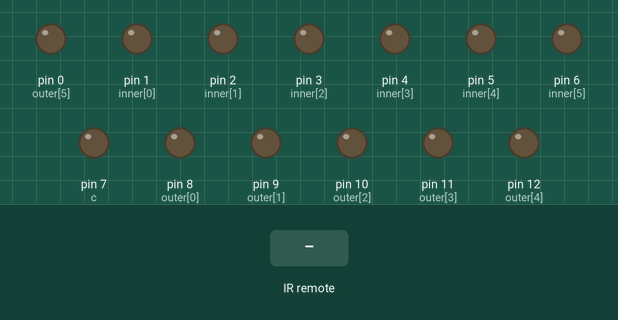
Recording of a sketch running on a simulated Arduino Uno, built with avr-gcc and run on an emulated ATmega328P. Shown: output pins drawn as LEDs (lit = HIGH). Dashed ring = blinking. The inputs (shaded band) are chosen by the test bench.

Above: at 1.2 s.
1.3 s: infrared code 0xFF10EF received
At 1.6 s:
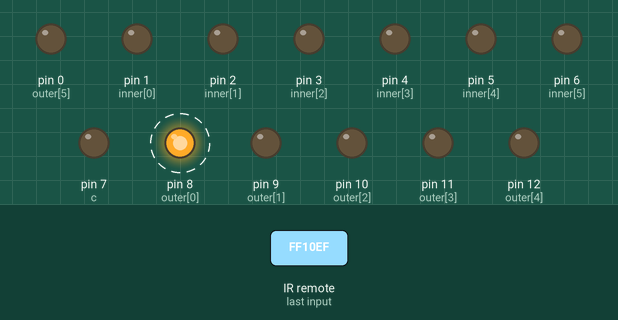
4.3 s: infrared code 0xFF18E7 received
At 4.9 s:
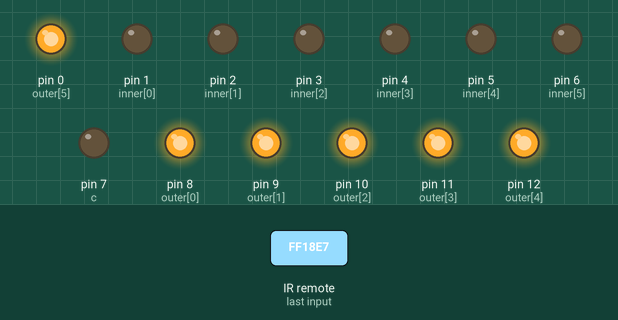
7.3 s: infrared code 0xFF7A85 received
At 7.57 s:
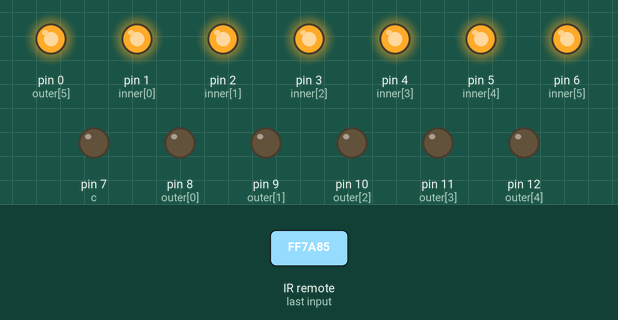
10.3 s: infrared code 0xFF30CF received
At 10.83 s:
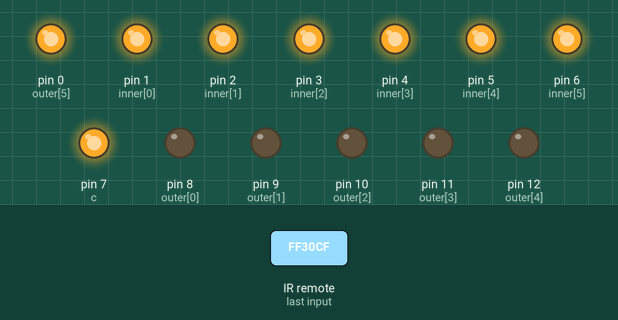
13.3 s: infrared code 0xFF38C7 received
16.3 s: infrared code 0xFF6897 received
Timing chart, 0 to 20.3 s (numbered marks = the images above; inputs shaded):
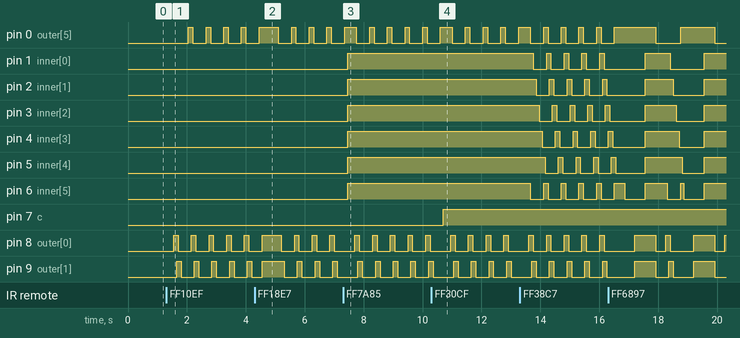

The sketch:

snowflake_v2.ino
```cpp
#include "IRremote.h"
//#define NUM(a) (sizeof(a) / sizeof(*a));
int numLights = 6;
int receiver = 13;
int iRingEffect, oRingEffect, aRingEffect; // <=== Check out the Camel Case !!!!
int inOut;

//Current arrangement: center = 7, inner ring = 1,2,3,4,5,6, outer ring = 8,9,10,11,12,0, IR remote = 13
int c = 7;
int inner[6] = {1, 2, 3, 4, 5, 6};
int outer[6] = {8, 9, 10, 11, 12, 0};

IRrecv irrecv(receiver);
decode_results results;

void setup() {
   pinMode(c, OUTPUT);
   for (int i = 0; i < numLights; i++)
      pinMode(inner[i], OUTPUT);
   for (int i = 0; i < numLights; i++)
      pinMode(outer[i], OUTPUT);

   pinMode(13, INPUT);
   iRingEffect = 0;
   oRingEffect = 0;
   inOut = 0;
   irrecv.enableIRIn();
}


//In out effect will...
void inOutEffect()
{
  digitalWrite(c, HIGH);
  for (int i = 0; i < numLights; i++)
    digitalWrite(inner[i], LOW);
  delay(350);

  for (int i = 0; i < numLights; i++)
     digitalWrite(outer[i], HIGH);
  delay(350);

  for (int i = 0; i < numLights; i++)
     digitalWrite(inner[i], HIGH);
  delay(350);

  for (int i = 0; i < numLights; i++)
     digitalWrite(outer[i], LOW);
  delay(350);
} //End inOutEffect


//oEffect will....
void oEffect()
{
   int len = numLights;

   for (int i = 0; i < numLights; i++)
   {
      digitalWrite(inner[i], HIGH);
      delay(50);
      digitalWrite(inner[(i + len-1) % len], LOW);
      delay(50);
   }
} //End oEffect


//iEffect will...
void iEffect()
{
   int len = numLights;

   for (int i = 0; i < numLights; i++)
   {
      digitalWrite(outer[i], HIGH);
      delay(50);
      digitalWrite(outer[(i + len-1) % len], LOW);
      delay(50);
   }
} //End iEffect


//aEffect will...
void aEffect()
{
   int len = numLights;

   digitalWrite(c, HIGH);
   for (int i = 0; i < numLights; i++)
   {
      digitalWrite(outer[i], HIGH);
      digitalWrite(inner[i], HIGH);
      delay(50);
      digitalWrite(outer[(i + len-1) % len], LOW);
      digitalWrite(inner[(i + len-1) % len], LOW);
      delay(50);
   }
}


//allOff will check each of the pins in the array that it is sent and return true if all are off, false otherwise
boolean allOff(int a[])
{
  boolean off = true;
  int i = 0;

  while (i < numLights && off)
      if (digitalRead(a[i])==HIGH)
          off = false;

  return off;
} //End allOff


//MAIN LOOP
void loop()
{
  if (iRingEffect == 1 && oRingEffect == 1)
  {
    iRingEffect = 0;
    oRingEffect = 0;
    aRingEffect = 1;
  }

  if (iRingEffect == 1)
    iEffect();

  if (oRingEffect == 1)
    oEffect();

  if (inOut == 1)
    inOutEffect();

  if (aRingEffect == 1)
    aEffect();


  if (irrecv.decode(&results))
  {
      if (results.value == 0xFF18E7)  // #2 Inner Ring Static <== what does the user press for code 0xFF18E7????
      {
         if (digitalRead(outer[0])==LOW)
         {
            for (int i = 0; i < numLights; i++)
               digitalWrite(outer[i], HIGH);
         }
         else //digitalRead(outer[0])==HIGH
         {
            for (int i = 0; i < numLights; i++)
               digitalWrite(outer[i], LOW);
            iRingEffect = 0;
         }
         delay(500);
      }
      else if (results.value == 0xFF7A85)  // #3 Outer Ring Static
      {
         if (digitalRead(inner[5])==LOW && digitalRead(inner[1])==LOW)
         {
            for (int i = 0; i < numLights; i++)
               digitalWrite(inner[i], HIGH);
         }
         else if (digitalRead(inner[5])==HIGH && digitalRead(inner[1])==HIGH)
         {
            for (int i = 0; i < numLights; i++)
              digitalWrite(inner[i], LOW);

            oRingEffect = 0;
         }
         delay(250);
       }
      else if (results.value == 0xFF30CF)  // #1 Center Static
      {
         if (digitalRead(c) == LOW)
            digitalWrite(c, HIGH);
         else
            digitalWrite(c, LOW);

         delay(250);
       }
       else if (results.value == 0xFF10EF)  // #4 Inner Ring Dynamic
       {
           if (iRingEffect==0)
              iRingEffect = 1;
           else
           {
              iRingEffect = 0;
              for (int i = 0; i < numLights; i++)
                digitalWrite(outer[i], LOW);
           }
           delay(250);
       }
       else if (results.value == 0xFF38C7)  // #5 Outer Ring Dynamic
       {
          if (oRingEffect == 0)
            oRingEffect = 1;
          else
          {
             for (int i = 0; i < numLights; i++)
             {
             digitalWrite(inner[i], LOW);
             digitalWrite(outer[i], LOW);
             }
          }
          delay(250);
       }
       else if (results.value == 0xFF5AA5)  // #6 All Ring Effect
       {
           if (aRingEffect == 0)
               aRingEffect = 1;
           else
           {
              aRingEffect = 0;

              digitalWrite(c, LOW);
              for (int i = 0; i < numLights; i++)
              {
                digitalWrite(inner[i], LOW);
                digitalWrite(outer[i], LOW);
              }
           }
           delay(250);
        }
        else if (results.value == 0xFF6897)  // #0 InOut Effect
        {
           if (inOut == 0)
               inOut = 1;
           else
           {
              inOut = 0;
              digitalWrite(c, LOW);
              for (int i = 0; i < numLights; i++)
              {
                digitalWrite(inner[i], LOW);
                digitalWrite(outer[i], LOW);
              }
           }
           delay(250);
        }
        else if (results.value==0xFFA25D)
        {
           if (allOff(inner) && allOff(outer))
           {
              digitalWrite(c, LOW);
              for (int i = 0; i < numLights; i++)
              {
                digitalWrite(inner[i], LOW);
                digitalWrite(outer[i], LOW);
              }
              iRingEffect = 0;
              oRingEffect = 0;
              aRingEffect = 0;
              inOut = 0;
              delay(500);
          }
          else
          {
              digitalWrite(c, LOW);
              for (int i = 0; i < numLights; i++)
              {
                digitalWrite(inner[i], HIGH);
                digitalWrite(outer[i], HIGH);
              }
          }
       }
   }
   results.value = 0x000000;
   irrecv.resume();
 }


//void write(int[] a, int interDel, int afterDel, value)
//{


//}
```

Measured:
- after the input at 1.3 s, pin 0 (outer[5]): alternates HIGH for 0.15 s and LOW for 0.45 s, starting after 0.75 s; pin 8 (outer[0]): alternates HIGH for 0.15 s and LOW for 0.45 s, starting after 0.25 s
- after the input at 7.3 s, pin 1 (inner[0]), pin 2 (inner[1]), pin 3 (inner[2]), pin 4 (inner[3]), pin 5 (inner[4]), pin 6 (inner[5]): LOW → HIGH after 0.15 s
- after the input at 10.3 s, pin 7 (c): LOW → HIGH after 0.41 s
- after the input at 13.3 s, pin 1 (inner[0]): alternates HIGH for 0.15 s and LOW for 0.45 s, starting after 0.46 s; pin 2 (inner[1]): alternates HIGH for 0.15 s and LOW for 0.45 s, starting after 0.56 s
